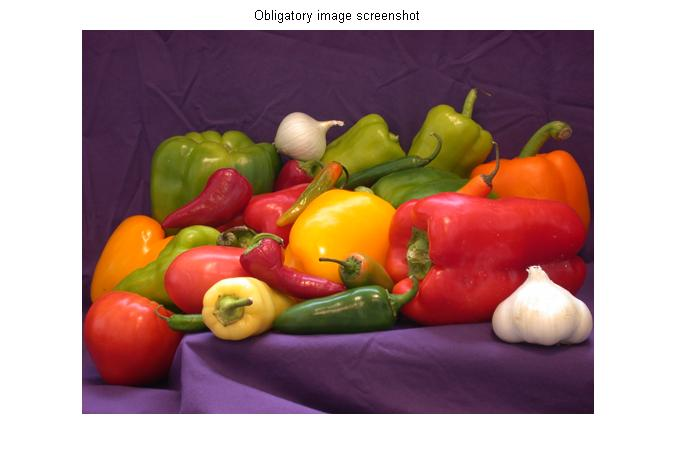
%> input picture veg.tiff, 676 x 470 px
$ octave Resize_an_image_based_on_size_of_another.m   (GNU Octave 9; MATLAB toolbox functions it lacks are replaced by stand-ins)
%> lines starting %> are read from the running program, lines starting %| are printed output that depends on the picture
f=imread('veg.tiff');
%> f is the input picture: size 470x676x3 uint8; mean R, G, B 171.5, 137.9, 132.5
g=imread('cameraman.tiff');
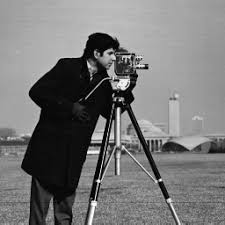
%> input picture cameraman.tiff, 225 x 225 px
%> g is the input picture: size 225x225x3 uint8; min 0, max 255, mean 118.8
[r c b]=size(f);
%> r = 470; c = 676; b = 3
g=imresize(g,[r c]);
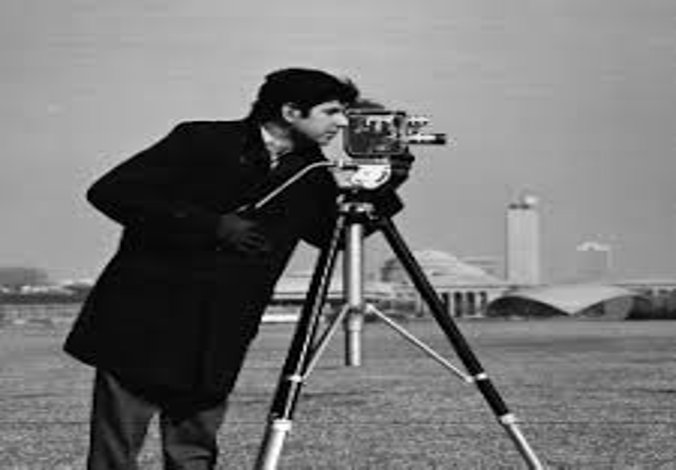
%> g: size 470x676x3 uint8; min 0, max 255, mean 118.8

imwrite(g,'resize.jpg');
